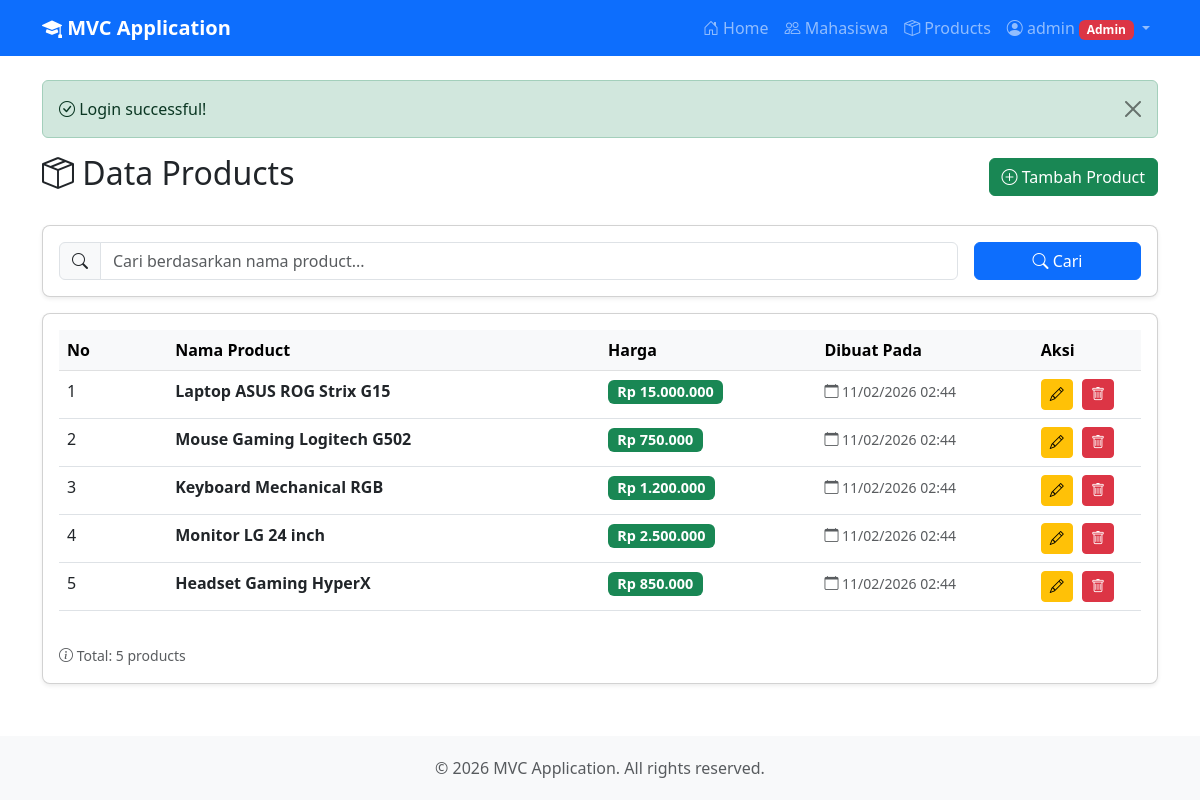
Screenshot of /index.php?page=products (signed in) with the database file from the repository.
### tables this page shows
CREATE TABLE IF NOT EXISTS products (
    id INT AUTO_INCREMENT PRIMARY KEY,
    name VARCHAR(100) NOT NULL,
    price DECIMAL(10,2) NOT NULL,
    created_at TIMESTAMP DEFAULT CURRENT_TIMESTAMP,
    updated_at TIMESTAMP DEFAULT CURRENT_TIMESTAMP ON UPDATE CURRENT_TIMESTAMP
);

### controllers/ProductController.php (called while the page is built, shortened)
<?php
class ProductController {
    private $productModel;
    public function __construct($db) {
        $this->productModel = new Product($db);
    }
    public function index() {
        $search = $_GET['search'] ?? '';
        $productList = $this->productModel->getAll($search);
        require_once 'views/layouts/header.php';
        require_once 'views/products/index.php';
        require_once 'views/layouts/footer.php';
    }
}

### config/app.php (called while the page is built, shortened)
<?php
function isAdmin() {
    return isset($_SESSION['role']) && $_SESSION['role'] === 'admin';
}

### models/Product.php (called while the page is built, shortened)
<?php
class Product {
    private $conn;
    private $table = 'products';
    public function __construct($db) {
        $this->conn = $db;
    }
    public function getAll($search = '') {
        if ($search) {
            $searchTerm = "%{$search}%";
            $stmt = $this->conn->prepare("SELECT * FROM {$this->table} WHERE name LIKE ? ORDER BY created_at DESC");
            $stmt->bind_param("s", $searchTerm);
            $stmt->execute();
            return $stmt->get_result()->fetch_all(MYSQLI_ASSOC);
        } else {
            $query = "SELECT * FROM {$this->table} ORDER BY created_at DESC";
            $result = $this->conn->query($query);
            return $result->fetch_all(MYSQLI_ASSOC);
        }
    }
}

### views/products/index.php (the view, shortened to what this page needs)
<div class="row">
    <div class="col-12">
        <div class="d-flex justify-content-between align-items-center mb-4">
            <h2>
                <i class="bi bi-box-seam"></i> Data Products
            </h2>
            <a href="index.php?page=products&action=create" class="btn btn-success">
                <i class="bi bi-plus-circle"></i> Tambah Product
            </a>
        </div>
    </div>
</div>
<div class="row mb-3">
    <div class="col-12">
        <div class="card">
            <div class="card-body">
                <form method="GET" action="index.php" class="row g-3">
                    <div class="col-md-10">
                        <div class="input-group">
                            <span class="input-group-text">
                                <i class="bi bi-search"></i>
                            </span>
                            <input type="text" class="form-control" name="search"
                                   placeholder="Cari berdasarkan nama product..."
                                   value="<?= htmlspecialchars($search ?? '') ?>">
                        </div>
                    </div>
                    <div class="col-md-2">
                        <button type="submit" class="btn btn-primary w-100">
                            <i class="bi bi-search"></i> Cari
                        </button>
                    </div>
                </form>
            </div>
        </div>
    </div>
</div>
<div class="row">
    <div class="col-12">
        <div class="card">
            <div class="card-body">
                <?php if (empty($productList)): ?>
                    <div class="text-center py-5">
                        <i class="bi bi-inbox" style="font-size: 4rem; color: #ccc;"></i>
                        <h5 class="mt-3 text-muted">
                            <?= $search ? 'Produk tidak ditemukan' : 'Belum ada data product' ?>
                        </h5>
                        <p class="text-muted">
                            <?= $search ? 'Coba kata kunci lain' : 'Klik tombol "Tambah Product" untuk menambahkan data' ?>
                        </p>
                        <?php if ($search): ?>
                            <a href="index.php?page=products" class="btn btn-primary">
                                <i class="bi bi-arrow-counterclockwise"></i> Reset Pencarian
                            </a>
                        <?php endif; ?>
                    </div>
                <?php else: ?>
                    <div class="table-responsive">
                        <table class="table table-hover">
                            <thead class="table-light">
                                <tr>
                                    <th width="10%">No</th>
                                    <th width="40%">Nama Product</th>
                                    <th width="20%">Harga</th>
                                    <th width="20%">Dibuat Pada</th>
                                    <?php if (isAdmin()): ?>
                                        <th width="10%">Aksi</th>
                                    <?php endif; ?>
                                </tr>
                            </thead>
                            <tbody>
                                <?php foreach ($productList as $index => $product): ?>
                                    <tr>
                                        <td><?= $index + 1 ?></td>
                                        <td>
                                            <strong><?= htmlspecialchars($product['name']) ?></strong>
                                        </td>
                                        <td>
                                            <span class="badge bg-success" style="font-size: 0.9rem;">
                                                Rp <?= number_format($product['price'], 0, ',', '.') ?>
                                            </span>
                                        </td>
                                        <td>
                                            <small class="text-muted">
                                                <i class="bi bi-calendar"></i>
                                                <?= date('d/m/Y H:i', strtotime($product['created_at'])) ?>
                                            </small>
                                        </td>
                                        <?php if (isAdmin()): ?>
                                            <td class="table-actions">
                                                <a href="index.php?page=products&action=edit&id=<?= $product['id'] ?>"
                                                   class="btn btn-sm btn-warning" title="Edit">
                                                    <i class="bi bi-pencil"></i>
                                                </a>
                                                <a href="javascript:void(0)"
                                                   onclick="confirmDelete('index.php?page=products&action=delete&id=<?= $product['id'] ?>', 'product')"
                                                   class="btn btn-sm btn-danger" title="Hapus">
                                                    <i class="bi bi-trash"></i>
                                                </a>
                                            </td>
                                        <?php endif; ?>
                                    </tr>
                                <?php endforeach; ?>
                            </tbody>
                        </table>
                    </div>
                    <div class="mt-3">
                        <small class="text-muted">
                            <i class="bi bi-info-circle"></i>
                            <?= $search ? 'Ditemukan ' . count($productList) . ' product' : 'Total: ' . count($productList) . ' products' ?>
                        </small>
                    </div>
                <?php endif; ?>
            </div>
        </div>
    </div>
</div>

### index.php (shortened to what this page needs)
<?php
require_once 'config/database.php';
require_once 'config/app.php';
require_once 'models/Product.php';
require_once 'controllers/ProductController.php';
$page = isset($_GET['page']) ? $_GET['page'] : 'home';
$action = isset($_GET['action']) ? $_GET['action'] : 'index';
switch ($page) {
    case 'products':
        $controller = new ProductController($conn);
        switch ($action) {
            default:
                $controller->index();
        }
        break;
}

### views/layouts/header.php (shortened to what this page needs)
<!DOCTYPE html>
<html lang="id">
<head>
    <link href="https://cdn.jsdelivr.net/npm/bootstrap@5.3.0/dist/css/bootstrap.min.css" rel="stylesheet">
    <link rel="stylesheet" href="https://cdn.jsdelivr.net/npm/bootstrap-icons@1.10.0/font/bootstrap-icons.css">
</head>
<body>
    <nav class="navbar navbar-expand-lg navbar-dark bg-primary">
        <div class="container">
            <a class="navbar-brand" href="index.php?page=home">
                <i class="bi bi-mortarboard-fill"></i> <?= APP_NAME ?>
            </a>
            <div class="collapse navbar-collapse" id="navbarNav">
                <ul class="navbar-nav ms-auto">
                    <li class="nav-item">
                        <a class="nav-link <?= ($page ?? '') == 'home' ? 'active' : '' ?>" href="index.php?page=home">
                            <i class="bi bi-house-door"></i> Home
                        </a>
                    </li>
                    <li class="nav-item">
                        <a class="nav-link <?= ($page ?? '') == 'mahasiswa' ? 'active' : '' ?>" href="index.php?page=mahasiswa">
                            <i class="bi bi-people"></i> Mahasiswa
                        </a>
                    </li>
                    <li class="nav-item">
                        <a class="nav-link <?= ($page ?? '') == 'products' ? 'active' : '' ?>" href="index.php?page=products">
                            <i class="bi bi-box-seam"></i> Products
                        </a>
                    </li>
                    <li class="nav-item dropdown">
                        <a class="nav-link dropdown-toggle" href="#" role="button" data-bs-toggle="dropdown">
                            <i class="bi bi-person-circle"></i> <?= $_SESSION['username'] ?? 'User' ?>
                            <?php if (isAdmin()): ?>
                                <span class="badge bg-danger">Admin</span>
                            <?php endif; ?>
                        </a>
                    </li>
                </ul>
            </div>
        </div>
    </nav>
    <div class="content">
        <div class="container mt-4">
            <?php if (isset($_SESSION['success'])): ?>
                <div class="alert alert-success alert-dismissible fade show" role="alert">
                    <i class="bi bi-check-circle"></i> <?= $_SESSION['success'] ?>
                    <button type="button" class="btn-close" data-bs-dismiss="alert"></button>
                </div>
            <?php endif; ?>

### views/layouts/footer.php (shortened to what this page needs)
        </div>
    </div>
    <footer class="mt-auto">
        <div class="container text-center">
            <p class="mb-0 text-muted">
                &copy; <?= date('Y') ?> <?= APP_NAME ?>. All rights reserved.
            </p>
        </div>
    </footer>
</body>
</html>

### views/layouts/header.php (style rules this page uses)
body { min-height: 100vh; display: flex; flex-direction: column; }
.content { flex: 1; }
.navbar-brand { font-weight: bold; }
.card { box-shadow: 0 0.125rem 0.25rem rgba(0,0,0,0.075); border-radius: 0.5rem; }
.table-actions a { margin-right: 5px; }
footer { background-color: #f8f9fa; padding: 20px 0; margin-top: 40px; }

### rows the page displays
products: name "Laptop ASUS ROG Strix G15", price "15.000.000", created_at "11/02/2026 02:44"
products: name "Mouse Gaming Logitech G502", price "750.000", created_at "11/02/2026 02:44"
products: name "Keyboard Mechanical RGB", price "1.200.000", created_at "11/02/2026 02:44"
products: name "Monitor LG 24 inch", price "2.500.000", created_at "11/02/2026 02:44"
products: name "Headset Gaming HyperX", price "850.000", created_at "11/02/2026 02:44"

### other values shown
APP_NAME "MVC Application"
$_SESSION['username'] "admin"
$_SESSION['success'] "Login successful!"
count($productList) "5"
